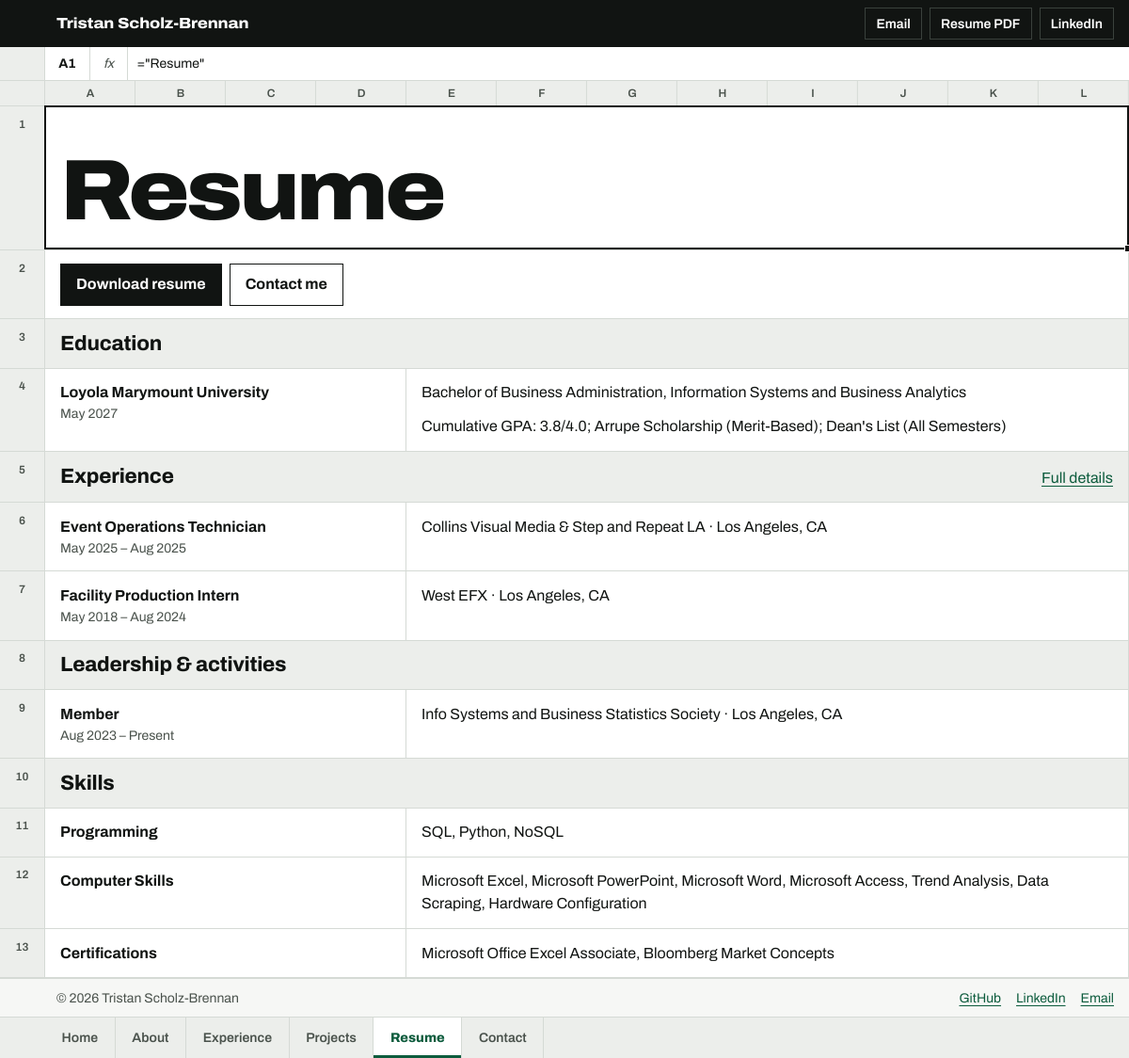
/resume, run on the app's committed database.
### app/models.py (models this page shows)
class Profile(Base):
    __tablename__ = "profiles"
    id = Column(Integer, primary_key=True, index=True)
    full_name = Column(String(255), nullable=True)
    headline = Column(String(255), nullable=False)
    summary = Column(Text, nullable=False)
    location = Column(String(255), default="Remote")
    email = Column(String(255), nullable=False)
    linkedin_url = Column(String(255), nullable=True)
    github_url = Column(String(255), nullable=True)
    resume_url = Column(String(255), nullable=True)
    profile_image = Column(String(255), nullable=True)
    focus_area = Column(String(255), default="Data & AI")
    seeking = Column(String(255), nullable=True)
    about = Column(Text, nullable=True)
    highlights = Column(JSON, default=list)

class Education(Base):
    __tablename__ = "education"
    id = Column(Integer, primary_key=True, index=True)
    institution = Column(String(255), nullable=False)
    degree = Column(String(255), nullable=False)
    dates = Column(String(255), nullable=True)
    field_of_study = Column(String(255), nullable=True)
    details = Column(Text, nullable=True)

class Experience(Base):
    __tablename__ = "experiences"
    id = Column(Integer, primary_key=True, index=True)
    role_title = Column(String(255), nullable=False)
    company_name = Column(String(255), nullable=False)
    start_date = Column(String(50), nullable=False)
    end_date = Column(String(50), nullable=True)
    location = Column(String(255), nullable=True)
    summary = Column(Text, nullable=False)
    bullet_points = Column(JSON, default=list)
    impact_notes = Column(JSON, default=list)
    skills = Column(JSON, default=list)
    category = Column(String(50), default="work")

class Skill(Base):
    __tablename__ = "skills"
    id = Column(Integer, primary_key=True, index=True)
    name = Column(String(255), nullable=False)
    category = Column(String(255), nullable=False)
    proficiency = Column(String(255), nullable=True)

### app/main.py (the view)
@app.get("/resume", response_class=HTMLResponse)
async def resume(request: Request):
    profile = get_public_profile()
    experiences = get_experiences()
    return templates.TemplateResponse(
        "resume.html",
        {
            "request": request,
            "profile": profile,
            "experiences": experiences,
            "education": get_education(),
            "skills": get_skills_by_category(),
        },
    )

### templates/resume.html (shortened to what this page needs)
{% extends "base.html" %}
{% block content %}
{% set work = experiences | rejectattr('category', 'equalto', 'activity') | list %}
{% set activities = experiences | selectattr('category', 'equalto', 'activity') | list %}
<div class="r">
  <div class="c s12 name-cell"><h1>Resume</h1></div>
</div>
<div class="r">
  <div class="c s12 btn-row">
    {% if profile.resume_url and profile.resume_url != '/resume' %}
    <a class="btn primary" href="{{ profile.resume_url }}" download>Download resume</a>
    {% endif %}
    <a class="btn" href="/contact">Contact me</a>
  </div>
</div>
{% if education %}
<div class="r"><div class="c s12 head-cell"><h2>Education</h2></div></div>
{% for school in education %}
<div class="r">
  <div class="c s4 who"><strong>{{ school.institution }}</strong><span>{{ school.dates or '' }}</span></div>
  <div class="c s8">
    <p>{{ school.degree }}{% if school.field_of_study %}, {{ school.field_of_study }}{% endif %}</p>
    {% if school.details %}<p>{{ school.details }}</p>{% endif %}
  </div>
</div>
{% endfor %}
{% endif %}
{% for heading, items in [('Experience', work), ('Leadership & activities', activities)] if items %}
<div class="r"><div class="c s12 head-cell"><h2>{{ heading }}</h2>{% if loop.first %}<a href="/experience">Full details</a>{% endif %}</div></div>
{% for item in items %}
<div class="r">
  <div class="c s4 who"><strong>{{ item.role_title }}</strong><span>{{ item.start_date }} – {{ item.end_date or 'Present' }}</span></div>
  <div class="c s8"><p>{{ item.company_name }}{% if item.location %} · {{ item.location }}{% endif %}</p></div>
</div>
{% endfor %}
{% endfor %}
{% if skills %}
<div class="r"><div class="c s12 head-cell"><h2>Skills</h2></div></div>
{% for category, names in skills.items() %}
<div class="r">
  <div class="c s4"><strong>{{ category }}</strong></div>
  <div class="c s8">{{ names | join(', ') }}</div>
</div>
{% endfor %}
{% endif %}
{% endblock %}

### templates/base.html (shortened to what this page needs)
{% set person = profile.full_name or profile.headline %}
{% set has_resume = profile.resume_url and profile.resume_url != '/resume' %}
{% set path = request.url.path %}
<!doctype html>
<html lang="en">
  <head>
    <link rel="stylesheet" href="/static/css/site.css" />
  </head>
  <body>
    <header class="titlebar">
      <a class="brand" href="/">{{ person }}</a>
      <div class="tools">
        <a class="tool" href="mailto:{{ profile.contact_links.email }}">Email</a>
        {% if has_resume %}<a class="tool" href="{{ profile.resume_url }}" download>Resume PDF</a>{% endif %}
        {% if profile.contact_links.linkedin %}<a class="tool" href="{{ profile.contact_links.linkedin }}">LinkedIn</a>{% endif %}
      </div>
    </header>
    <div class="formula-bar" aria-hidden="true">
      <span></span>
      <span class="namebox" data-namebox>A1</span>
      <span class="fx">fx</span>
      <span class="formula"><span class="formula-text" data-formula-out>="{{ person }}"</span></span>
    </div>
    <main id="main" class="sheet">
      <div class="colhead" aria-hidden="true">
        <span></span>{% for letter in "ABCDEFGHIJKL" %}<span>{{ letter }}</span>{% endfor %}
      </div>
      {% block content %}{% endblock %}
    </main>
    <footer class="statusbar">
      <p>© 2026 {{ person }}</p>
      <div class="footer-links">
        <a href="{{ profile.contact_links.github }}">GitHub</a>
        <a href="{{ profile.contact_links.linkedin }}">LinkedIn</a>
        <a href="mailto:{{ profile.contact_links.email }}">Email</a>
      </div>
    </footer>
    <nav class="tabs" aria-label="Pages">
      {% for href, label in [('/', 'Home'), ('/about', 'About'), ('/experience', 'Experience'), ('/projects', 'Projects'), ('/resume', 'Resume'), ('/contact', 'Contact')] %}
      <a href="{{ href }}"{% if path == href or (href != '/' and path.startswith(href)) %} aria-current="page"{% endif %}>{{ label }}</a>
      {% endfor %}
    </nav>
  </body>
</html>

### data on the page
Profile: full_name "Tristan Scholz-Brennan"
Education: institution "Loyola Marymount University", dates "May 2027", degree "Bachelor of Business Administration", field_of_study "Information Systems and Business Analytics", details "Cumulative GPA: 3.8/4.0; Arrupe Scholarship (Merit-Based); Dean's List (All Semesters)"
Experience: role_title "Event Operations Technician", start_date "May 2025", end_date "Aug 2025", company_name "Collins Visual Media & Step and Repeat LA", location "Los Angeles, CA"
Experience: role_title "Facility Production Intern", start_date "May 2018", end_date "Aug 2024", company_name "West EFX", location "Los Angeles, CA"
Experience: role_title "Member", start_date "Aug 2023", end_date "Present", company_name "Info Systems and Business Statistics Society", location "Los Angeles, CA"
Skill: category "Programming", names "SQL, Python, NoSQL"
Skill: category "Computer Skills", names "Microsoft Excel, Microsoft PowerPoint, Microsoft Word, Microsoft Access, Trend Analysis, Data Scraping, Hardware Configuration"
Skill: category "Certifications", names "Microsoft Office Excel Associate, Bloomberg Market Concepts"

### other printed values
{{ letter }} "A" "B" "C" "D" "E" "F" "G" "H" "I" "J" "K" "L"
{{ heading }} "Experience" "Leadership & activities"
{{ label }} "Home" "About" "Experience" "Projects" "Resume" "Contact"
